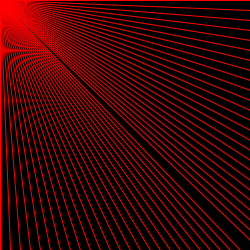
Frame 1 (no input)
Frame 60 (the mouse pressed at the canvas centre just before this capture): identical to frame 1, image omitted
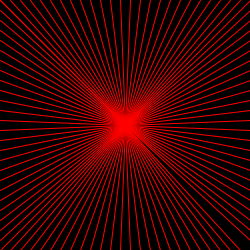
Frame 120 (the mouse held since frame 60 and released just before this capture)

The Processing sketch that drew these frames (run headless with seeded random() and noise(); from frame 60 on, the mouse is pressed at the canvas centre):

// Processing sketch: processing_169714
// ── processing_169714.pde

void setup(){
size (250,250);
stroke(255,0,0);
}

void draw(){
background (0);

for (int i=0; i<height;i+=10){
  line(mouseX,mouseY,width,i);
}

for (int i=0; i<height;i+=10){
  line(0,i,mouseX,mouseY);
}

for (int i=0; i<height;i+=10){
  line(i,0,mouseX,mouseY);
}

for (int i=0; i<height;i+=10){
  line(i,height,mouseX,mouseY);
}


}
